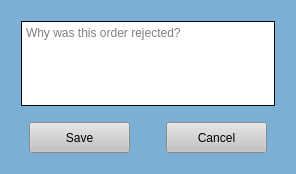
<?xml version="1.0" encoding="UTF-8"?>
<ui version="4.0">
 <class>RejectionLogReason</class>
 <widget class="QWidget" name="RejectionLogReason">
  <property name="geometry">
   <rect>
    <x>0</x>
    <y>0</y>
    <width>296</width>
    <height>174</height>
   </rect>
  </property>
  <property name="windowTitle">
   <string>Rejection Log Reason</string>
  </property>
  <property name="styleSheet">
   <string notr="true">background-color: rgb(123, 175, 212);</string>
  </property>
  <layout class="QGridLayout" name="gridLayout">
   <item row="0" column="0">
    <layout class="QVBoxLayout" name="verticalLayout">
     <property name="leftMargin">
      <number>10</number>
     </property>
     <property name="topMargin">
      <number>10</number>
     </property>
     <property name="rightMargin">
      <number>10</number>
     </property>
     <property name="bottomMargin">
      <number>10</number>
     </property>
     <item>
      <widget class="QTextEdit" name="rejectionReason">
       <property name="styleSheet">
        <string notr="true">background-color: rgb(255, 255, 255);
border-style: solid;
border-width: 1px</string>
       </property>
       <property name="placeholderText">
        <string>Why was this order rejected?</string>
       </property>
      </widget>
     </item>
     <item>
      <spacer name="verticalSpacer">
       <property name="orientation">
        <enum>Qt::Vertical</enum>
       </property>
       <property name="sizeType">
        <enum>QSizePolicy::Minimum</enum>
       </property>
       <property name="sizeHint" stdset="0">
        <size>
         <width>20</width>
         <height>10</height>
        </size>
       </property>
      </spacer>
     </item>
     <item>
      <layout class="QHBoxLayout" name="horizontalLayout">
       <property name="leftMargin">
        <number>0</number>
       </property>
       <property name="topMargin">
        <number>0</number>
       </property>
       <property name="rightMargin">
        <number>0</number>
       </property>
       <property name="bottomMargin">
        <number>0</number>
       </property>
       <item>
        <spacer name="horizontalSpacer_2">
         <property name="orientation">
          <enum>Qt::Horizontal</enum>
         </property>
         <property name="sizeHint" stdset="0">
          <size>
           <width>40</width>
           <height>20</height>
          </size>
         </property>
        </spacer>
       </item>
       <item>
        <widget class="QPushButton" name="pushButton">
         <property name="minimumSize">
          <size>
           <width>101</width>
           <height>31</height>
          </size>
         </property>
         <property name="maximumSize">
          <size>
           <width>101</width>
           <height>31</height>
          </size>
         </property>
         <property name="cursor">
          <cursorShape>PointingHandCursor</cursorShape>
         </property>
         <property name="styleSheet">
          <string notr="true">QPushButton:hover {
	 background-color: rgb(210, 210, 210);
}

QPushButton:focus {
	background-color: rgb(210, 210, 210);
}

QPushButton {
	background-color: rgb(193, 193, 193);
}</string>
         </property>
         <property name="text">
          <string>Save</string>
         </property>
        </widget>
       </item>
       <item>
        <spacer name="horizontalSpacer">
         <property name="orientation">
          <enum>Qt::Horizontal</enum>
         </property>
         <property name="sizeType">
          <enum>QSizePolicy::Minimum</enum>
         </property>
         <property name="sizeHint" stdset="0">
          <size>
           <width>30</width>
           <height>20</height>
          </size>
         </property>
        </spacer>
       </item>
       <item>
        <widget class="QPushButton" name="pushButton_2">
         <property name="minimumSize">
          <size>
           <width>101</width>
           <height>31</height>
          </size>
         </property>
         <property name="maximumSize">
          <size>
           <width>101</width>
           <height>31</height>
          </size>
         </property>
         <property name="cursor">
          <cursorShape>PointingHandCursor</cursorShape>
         </property>
         <property name="styleSheet">
          <string notr="true">QPushButton:hover {
	 background-color: rgb(210, 210, 210);
}

QPushButton:focus {
	background-color: rgb(210, 210, 210);
}

QPushButton {
	background-color: rgb(193, 193, 193);
}</string>
         </property>
         <property name="text">
          <string>Cancel</string>
         </property>
        </widget>
       </item>
       <item>
        <spacer name="horizontalSpacer_3">
         <property name="orientation">
          <enum>Qt::Horizontal</enum>
         </property>
         <property name="sizeHint" stdset="0">
          <size>
           <width>40</width>
           <height>20</height>
          </size>
         </property>
        </spacer>
       </item>
      </layout>
     </item>
    </layout>
   </item>
  </layout>
 </widget>
 <resources/>
 <connections/>
</ui>
